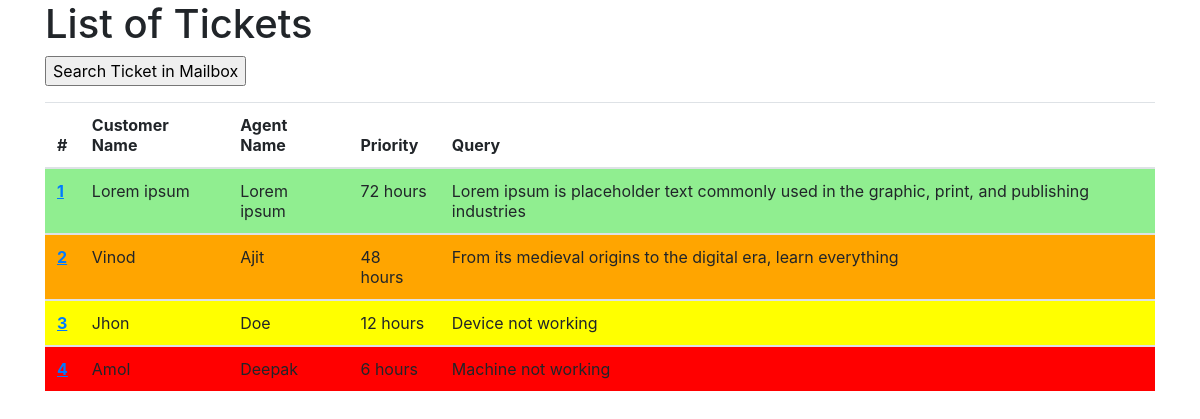
Page /list_ticket.php on the committed database.
### tables this page shows
CREATE TABLE IF NOT EXISTS `ticket_info` (
  `id` int(11) NOT NULL AUTO_INCREMENT,
  `customer_name` varchar(255) NOT NULL,
  `agent_name` varchar(255) NOT NULL,
  `priority` varchar(255) NOT NULL,
  `query` text NOT NULL,
  PRIMARY KEY (`id`)
);

### list_ticket.php (the view, shortened to what this page needs)
<html>
    <head>
    <link rel="stylesheet" href="css/bootstrap.min.css">
    <link rel="stylesheet" href="css/bootstrap-grid.min.css">
    </head>
    <body>
    <div class="container">
    <h1>List of Tickets</h1>
    <div class="input-group mb-3">
        <input type="submit" name="search_ticket"  id="submit" value="Search Ticket in Mailbox" onClick="document.location.href='index.php'">
      </div>
<?php
include 'db_config.php';
 $tickets = mysqli_query($conn,"select * from ticket_info;");
 ?>
  <table class="table">
  <thead>
    <tr>
      <th scope="col">#</th>
      <th scope="col">Customer Name</th>
      <th scope="col">Agent Name</th>
      <th scope="col">Priority</th>
      <th scope="col">Query</th>
    </tr>
  </thead>
  <?php
 while ($tickets_row = mysqli_fetch_array($tickets, MYSQLI_ASSOC)) {
?>
  <tbody>
    <tr>
    <th scope="row"><a type="submit" href="edit.php?ticket_id=<?php echo $tickets_row['id']; ?>" value="update" style="text-decoration:underline"><?php echo $tickets_row['id']; ?></a><?php ?></th>
      <td><?php echo $tickets_row['customer_name'];?></td>
      <td><?php echo $tickets_row['agent_name'];?></td>
      <td><?php echo $tickets_row['priority'];?></td>
      <td><?php echo $tickets_row['query'];?></td>
    </tr>
  </tbody>
<?php } ?>
</table>
 </div>
 </body>
</html>

### list_ticket.php (style rules this page uses)
.green { background-color:lightgreen; }
.solamon { background-color:red; }
.yellow { background-color:yellow; }
.orange { background-color:orange; }

### rows in the picture
ticket_info: id "1", customer_name "Lorem ipsum", agent_name "Lorem ipsum", priority "72 hours", query "Lorem ipsum is placeholder text commonly used in the graphic, print, and publishing industries"
ticket_info: id "2", customer_name "Vinod", agent_name "Ajit", priority "48 hours", query "From its medieval origins to the digital era, learn everything"
ticket_info: id "3", customer_name "Jhon", agent_name "Doe", priority "12 hours", query "Device not working"
ticket_info: id "4", customer_name "Amol", agent_name "Deepak", priority "6 hours", query "Machine not working"
